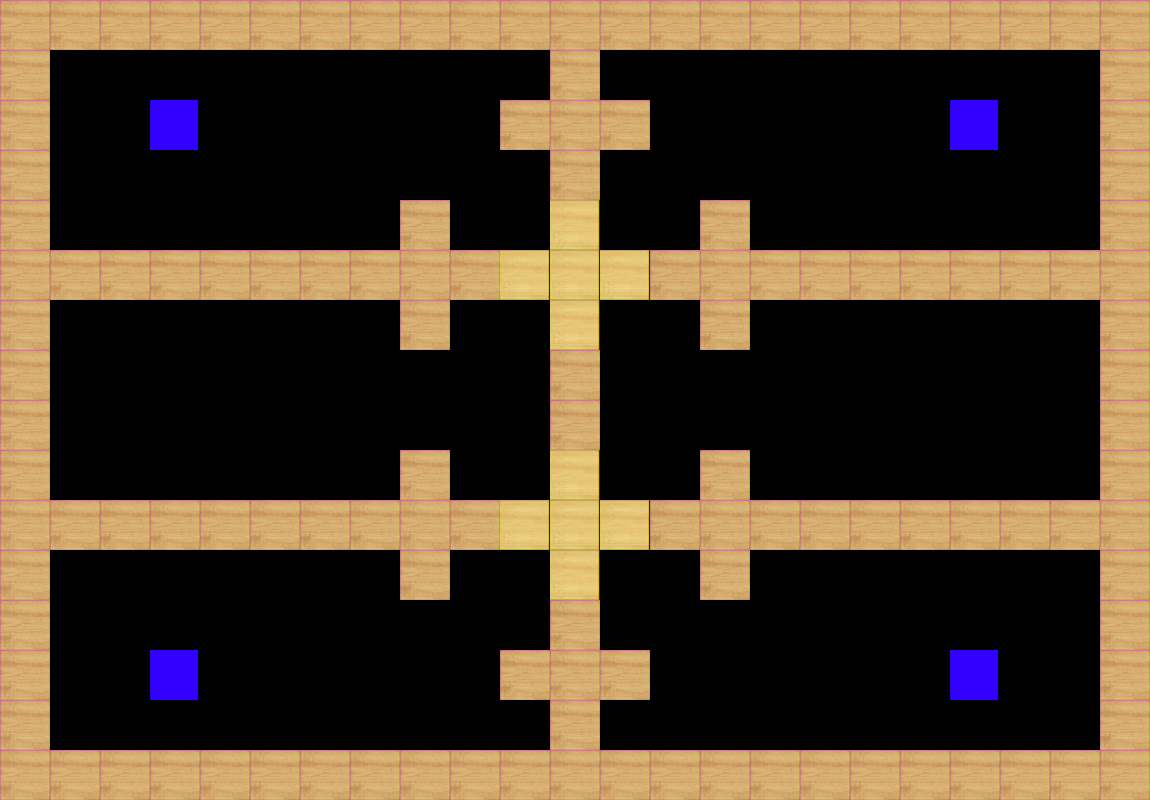

This game map was drawn from its Tiled (.tmx) file and the tilesets committed beside it. A one-line description and the full map source follow:
An orthogonal 23x16 tile map with 50x50 px tiles, 1 tile layer (Calque de Tuiles 1).

<map version="1.10" tiledversion="1.11.0" orientation="orthogonal" renderorder="right-down" width="23" height="16" tilewidth="50" tileheight="50" infinite="0" nextlayerid="2" nextobjectid="1">
 <editorsettings>
  <export target="2Joueurs-Niveau2.json" format="json" />
 </editorsettings>
 <tileset firstgid="1" source="wii tanks.tsx" />
 <layer id="1" name="Calque de Tuiles 1" width="23" height="16">
  <data encoding="csv">
1,1,1,1,1,1,1,1,1,1,1,1,1,1,1,1,1,1,1,1,1,1,1,
1,10,10,10,10,10,10,10,10,10,10,1,10,10,10,10,10,10,10,10,10,10,1,
1,10,10,3,10,10,10,10,10,10,1,1,1,10,10,10,10,10,10,3,10,10,1,
1,10,10,10,10,10,10,10,10,10,10,1,10,10,10,10,10,10,10,10,10,10,1,
1,10,10,10,10,10,10,10,1,10,10,2,10,10,1,10,10,10,10,10,10,10,1,
1,1,1,1,1,1,1,1,1,1,2,2,2,1,1,1,1,1,1,1,1,1,1,
1,10,10,10,10,10,10,10,1,10,10,2,10,10,1,10,10,10,10,10,10,10,1,
1,10,10,10,10,10,10,10,10,10,10,1,10,10,10,10,10,10,10,10,10,10,1,
1,10,10,10,10,10,10,10,10,10,10,1,10,10,10,10,10,10,10,10,10,10,1,
1,10,10,10,10,10,10,10,1,10,10,2,10,10,1,10,10,10,10,10,10,10,1,
1,1,1,1,1,1,1,1,1,1,2,2,2,1,1,1,1,1,1,1,1,1,1,
1,10,10,10,10,10,10,10,1,10,10,2,10,10,1,10,10,10,10,10,10,10,1,
1,10,10,10,10,10,10,10,10,10,10,1,10,10,10,10,10,10,10,10,10,10,1,
1,10,10,3,10,10,10,10,10,10,1,1,1,10,10,10,10,10,10,3,10,10,1,
1,10,10,10,10,10,10,10,10,10,10,1,10,10,10,10,10,10,10,10,10,10,1,
1,1,1,1,1,1,1,1,1,1,1,1,1,1,1,1,1,1,1,1,1,1,1
</data>
 </layer>
</map>